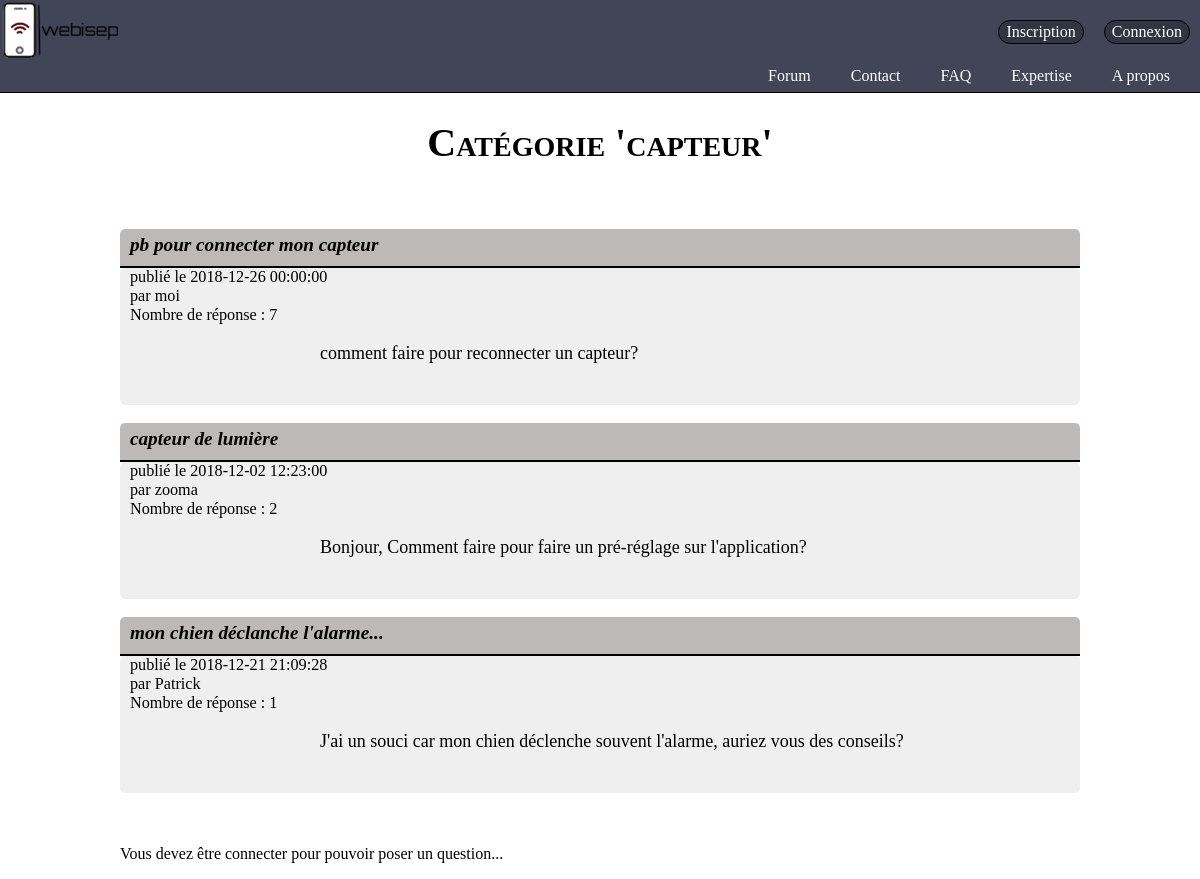
/index.php?action=categorie&var=capteur, run on the app's committed database.
### tables this page shows
CREATE TABLE IF NOT EXISTS `topic` (
  `id_topic` int(11) NOT NULL AUTO_INCREMENT,
  `titre` text NOT NULL,
  `date_topic` datetime NOT NULL,
  `author` text NOT NULL,
  `nbrMessage` int(11) DEFAULT NULL,
  `pseudo_dernier` text,
  `id_categorie` int(11) NOT NULL,
  `Question` text NOT NULL,
  PRIMARY KEY (`id_topic`)
);

### controllers/controller.php (called while the page is built, shortened)
<?php
include "models/model.php";
function categorie(){
  $selection =$_GET['var'];
  $request=affichCategorie($selection);
    include "views/categorie.php";
}
?>

### models/model.php (called while the page is built, shortened)
<?php
function affichCategorie($selection){
	$bdd=bdd();
	$request=$bdd-> prepare("SELECT* FROM topic JOIN categorie ON topic.id_categorie=categorie.id WHERE categorie.nom='$selection'");
	$request->execute(array());
	return $request;
}
function nbrMessage($num){
	$bdd=bdd();
	$reqNbmessage=$bdd ->prepare("SELECT COUNT(reponse) FROM message WHERE id_topic=?");
	$reqNbmessage->execute(array($num));
	$nbmessage=$reqNbmessage ->fetch();
	return $nbmessage;
}
?>

### views/categorie.php (the view, shortened to what this page needs)
<?php include("General.php");
?>
<html>
<head>
	<link rel="stylesheet" href="design/categorie.css" />
</head>
<body>
	<h1>Catégorie '<?php echo $_GET['var']?>'</h1><br><br>
<div class="ensemble">
<?php
while ($liste=$request->fetch()) {
	$num=$liste['id_topic'];
	$nbmessage=nbrMessage($num);
	?>
	<div class="topic">
	<h2 class="titre"><a class="clicable" href="index.php?action=topic&var=<?php echo $selection?>&numtopic=<?php echo $liste['id_topic']?>"><?php echo $liste['titre'] ?></a></h2>
	<div class="corp">
	<a class="info">publié le <?php echo $liste['date_topic'] ?></a><br>
	<a class="info">par <span><?php echo $liste['author'] ?></span></a><br>
	<a class="info">Nombre de réponse : <?php echo $nbmessage[0] ?></a>
	<br>
	<p class="text"><?php
	echo $liste['Question'] ?></p><br>
	</div>
	</div><br>
<?php
}
?>
<?php
if(empty($_SESSION['id']))
{
	?>
	<br><p>Vous devez être connecter pour pouvoir poser un question...</p>
    <?php } ?>
</body>
</html>

### design/categorie.css (style rules this page uses)
.ensemble { width: 80%; margin-left: auto; margin-right: auto; position: relative; }
h1 { text-align: center; font-family:Bookman, URW Bookman L, serif; font-style: unset; font-size: 40px; font-variant: small-caps; }
.topic { position: relative; }
.titre { border-bottom: 2px solid black; border-top-left-radius: 5px; border-top-right-radius: 5px; padding-top: 5px; padding-bottom: 10px; margin: 0; background-color: #968f8f9e; padding-left: 10px; font-family: Avantgarde, TeX Gyre Adventor, URW Gothic L, sans-serif; font-style: italic; font-size: larger; }
.titre a { text-decoration: none; color: black; font-family: Palatino, URW Palladio L, serif; }
.clicable { display: inline-block; width: 100%; }
.corp { background-color: #EEEE; padding-left: 10px; border-radius: 5px; font-family: Times, Times New Roman, serif; font-size: large; }
.info { font-size: 0.9em; }
.text { margin-left: 20%; margin-right: 10%; margin-bottom: 0; padding-bottom: 20px; }
h2 { font-family: Times, Times New Roman,sans-serif; }

### data on the page
topic: titre "pb pour connecter mon capteur", date_topic "2018-12-26 00:00:00", author "moi", nbmessage "7", Question "comment faire pour reconnecter un capteur?"
topic: titre "capteur de lumière", date_topic "2018-12-02 12:23:00", author "zooma", nbmessage "2", Question "Bonjour, Comment faire pour faire un pré-réglage sur l'application?"
topic: titre "mon chien déclanche l'alarme...", date_topic "2018-12-21 21:09:28", author "Patrick", nbmessage "1", Question "J'ai un souci car mon chien déclenche souvent l'alarme, auriez vous des conseils?"

### other printed values
$_GET['var'] "capteur"
